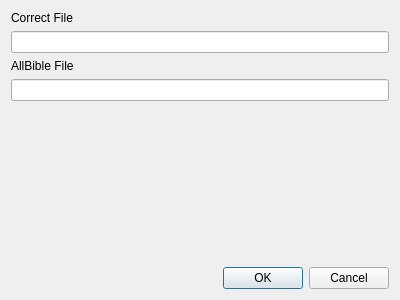
<?xml version="1.0" encoding="UTF-8"?>
<ui version="4.0">
 <class>DialogMergeCorrectFile</class>
 <widget class="QDialog" name="DialogMergeCorrectFile">
  <property name="geometry">
   <rect>
    <x>0</x>
    <y>0</y>
    <width>400</width>
    <height>300</height>
   </rect>
  </property>
  <property name="windowTitle">
   <string>Dialog</string>
  </property>
  <layout class="QGridLayout" name="gridLayout">
   <item row="0" column="0">
    <widget class="QLabel" name="label">
     <property name="text">
      <string>Correct File</string>
     </property>
    </widget>
   </item>
   <item row="1" column="0">
    <widget class="QLineEdit" name="lineEdit_CorrectFile"/>
   </item>
   <item row="2" column="0">
    <widget class="QLabel" name="label_2">
     <property name="text">
      <string>AllBible File</string>
     </property>
    </widget>
   </item>
   <item row="3" column="0">
    <widget class="QLineEdit" name="lineEdit_AllBibleFile"/>
   </item>
   <item row="4" column="0">
    <spacer name="verticalSpacer">
     <property name="orientation">
      <enum>Qt::Vertical</enum>
     </property>
     <property name="sizeHint" stdset="0">
      <size>
       <width>20</width>
       <height>140</height>
      </size>
     </property>
    </spacer>
   </item>
   <item row="5" column="0">
    <widget class="QDialogButtonBox" name="buttonBox">
     <property name="orientation">
      <enum>Qt::Horizontal</enum>
     </property>
     <property name="standardButtons">
      <set>QDialogButtonBox::Cancel|QDialogButtonBox::Ok</set>
     </property>
    </widget>
   </item>
  </layout>
 </widget>
 <resources/>
 <connections>
  <connection>
   <sender>buttonBox</sender>
   <signal>accepted()</signal>
   <receiver>DialogMergeCorrectFile</receiver>
   <slot>accept()</slot>
   <hints>
    <hint type="sourcelabel">
     <x>248</x>
     <y>254</y>
    </hint>
    <hint type="destinationlabel">
     <x>157</x>
     <y>274</y>
    </hint>
   </hints>
  </connection>
  <connection>
   <sender>buttonBox</sender>
   <signal>rejected()</signal>
   <receiver>DialogMergeCorrectFile</receiver>
   <slot>reject()</slot>
   <hints>
    <hint type="sourcelabel">
     <x>316</x>
     <y>260</y>
    </hint>
    <hint type="destinationlabel">
     <x>286</x>
     <y>274</y>
    </hint>
   </hints>
  </connection>
 </connections>
</ui>
